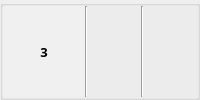
                      <widget class="QGroupBox" name="groupBox_24">
                       <property name="title">
                        <string/>
                       </property>
                       <layout class="QHBoxLayout" name="horizontalLayout_20">
                        <property name="spacing">
                         <number>0</number>
                        </property>
                        <property name="leftMargin">
                         <number>0</number>
                        </property>
                        <property name="topMargin">
                         <number>0</number>
                        </property>
                        <property name="rightMargin">
                         <number>0</number>
                        </property>
                        <property name="bottomMargin">
                         <number>0</number>
                        </property>
                        <item>
                         <widget class="QLabel" name="label_21">
                          <property name="minimumSize">
                           <size>
                            <width>82</width>
                            <height>0</height>
                           </size>
                          </property>
                          <property name="maximumSize">
                           <size>
                            <width>60</width>
                            <height>16777215</height>
                           </size>
                          </property>
                          <property name="font">
                           <font>
                            <family>나눔고딕</family>
                            <pointsize>10</pointsize>
                            <weight>75</weight>
                            <bold>true</bold>
                           </font>
                          </property>
                          <property name="styleSheet">
                           <string notr="true">background-color : rgb(240, 240, 240)</string>
                          </property>
                          <property name="text">
                           <string>3</string>
                          </property>
                          <property name="alignment">
                           <set>Qt::AlignCenter</set>
                          </property>
                         </widget>
                        </item>
                        <item>
                         <widget class="Line" name="line_49">
                          <property name="orientation">
                           <enum>Qt::Vertical</enum>
                          </property>
                         </widget>
                        </item>
                        <item>
                         <widget class="QLabel" name="nielsen_App_Name3">
                          <property name="font">
                           <font>
                            <family>나눔고딕</family>
                            <pointsize>10</pointsize>
                           </font>
                          </property>
                          <property name="text">
                           <string/>
                          </property>
                          <property name="margin">
                           <number>0</number>
                          </property>
                         </widget>
                        </item>
                        <item>
                         <widget class="Line" name="line_51">
                          <property name="orientation">
                           <enum>Qt::Vertical</enum>
                          </property>
                         </widget>
                        </item>
                        <item>
                         <widget class="QLabel" name="nielsen_App_User3">
                          <property name="maximumSize">
                           <size>
                            <width>150</width>
                            <height>16777215</height>
                           </size>
                          </property>
                          <property name="font">
                           <font>
                            <family>나눔고딕</family>
                            <pointsize>10</pointsize>
                           </font>
                          </property>
                          <property name="text">
                           <string/>
                          </property>
                          <property name="alignment">
                           <set>Qt::AlignCenter</set>
                          </property>
                         </widget>
                        </item>
                       </layout>
                      </widget>
